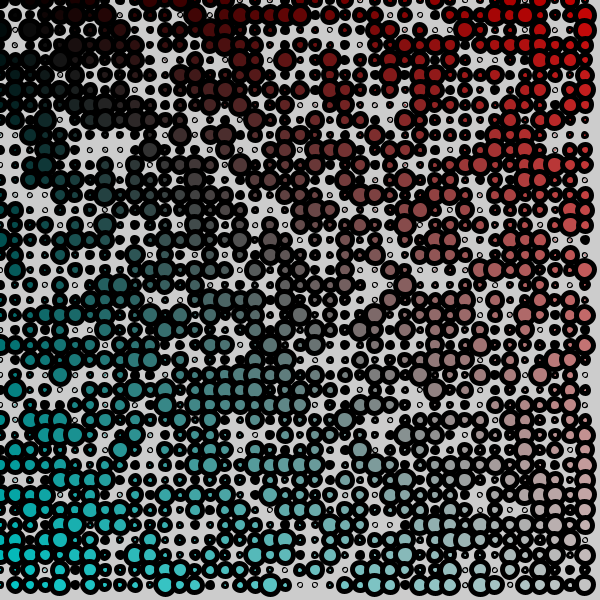
Frame 1 (no input)
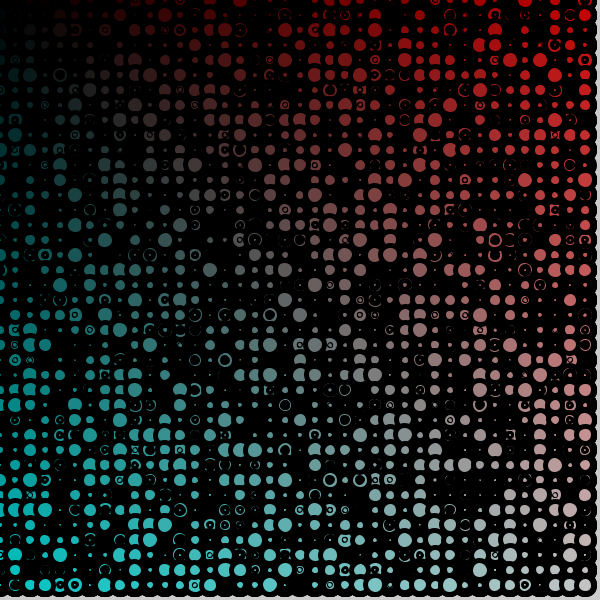
Frame 60 (the mouse pressed at the canvas centre just before this capture)
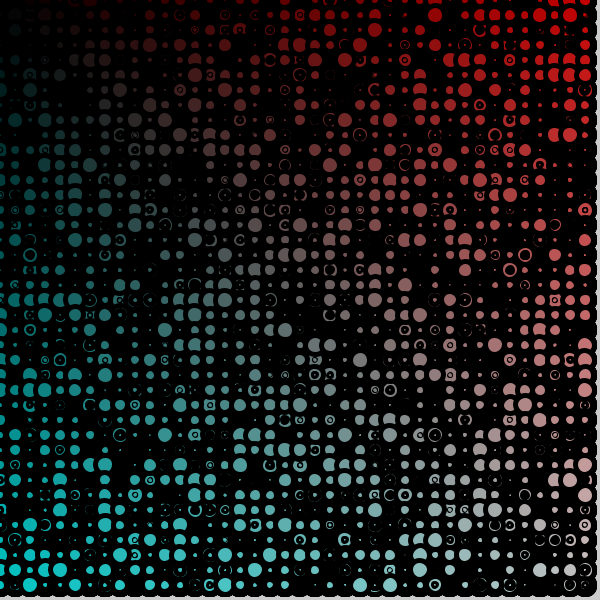
Frame 120 (the mouse held since frame 60 and released just before this capture)

The Processing sketch that drew these frames (run headless with seeded random() and noise(); from frame 60 on, the mouse is pressed at the canvas centre):

// Processing sketch: processing_136779
// ── processing_136779.pde


void setup(){
size(600,600);
}
void draw (){
for (int a =0;a<600;a=a+15){
  for(int b=0;b<600;b=b+15){
  fill(a/3,b/3,b/3);
  strokeWeight (5);
  float tamano= random(20);
  ellipse(a,b,tamano,tamano);
}
}
}
